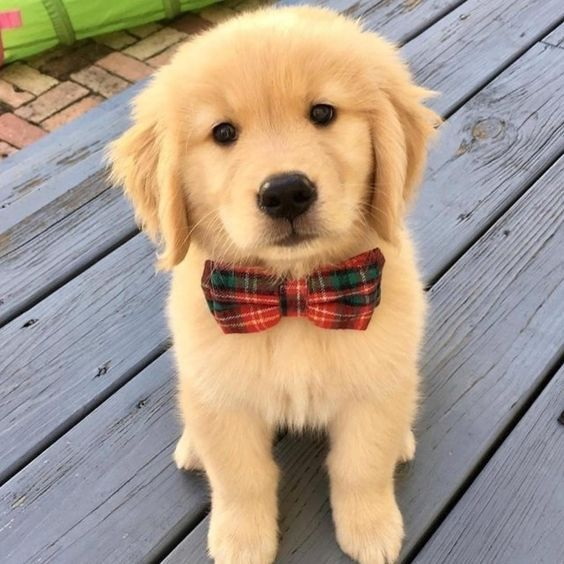
#> input picture Numpy-4/dog.jpeg, 564 x 564 px, found by its file name
$ jupyter execute --allow-errors Numpy-4.ipynb
#> lines starting #> are read from the running program, lines starting #| are printed output that depends on the picture
[cell 1]
print("Welcome to Numpy-4")

[cell 2]
import numpy as np

[cell 3]
a=np.arange(1,5)
print(a)

[cell 4]
b=a.reshape((2,2))
print(b)

[cell 5]
a[0]=100
print(a)

[cell 6]
print(b)

[cell 7]
np.shares_memory(a,b)

[cell 8]
b[0,1]=200
print(b)

[cell 9]
print(a)

[cell 10]
a=np.arange(1,5)
print(a)

c=a+2
print(c)

[cell 11]
a[0]=100
print(a)

[cell 12]
print(c)

[cell 13]
np.shares_memory(a,c)

[cell 14]
a=np.arange(1,5)
print(a)

[cell 15]
b=a*1

[cell 16]
print(b)

[cell 17]
a[0]=100
print(a)
print(b)

[cell 18]
a=np.arange(1,10).reshape((1,9))
print(a)
b=a[:,::2]
print(b)

[cell 19]
np.shares_memory(a,b)

[cell 20]
a.copy()

[cell 21]
a=np.arange(1,10).reshape((1,9))
print(a)
b=a
print(b)

[cell 22]
a[0]=100
print(a)
print(b)

[cell 23]
a=np.arange(1,10)
print(a)

[cell 24]
b=np.split(a,3)
b

[cell 25]
a[0]=99
print(a)
print(b)

[cell 26]
a=np.arange(1,10)
print(a)
b

[cell 27]
a = np.arange(1,11)
print(a)
b=np.split(a,2)
a = a*2
print(a)
print(b)

[cell 28]
np.shares_memory(a,b)

[cell 29]
a = np.arange(1,11)
b = np.split(a, 2)
np.shares_memory(a, b)

[cell 30]
a=np.arange(1,25).reshape((2,3,4))
print(a)

[cell 31]
a[0]

[cell 32]
a[0][1][1]

[cell 33]
a[0,1,1]

[cell 34]
a[0,2,::2]

[cell 35]
a[0,2]

[cell 36]
a=np.arange(1,10).reshape((3,3))
print(a)

[cell 37]
a[::2,::2]

[cell 38]
a

#> (a cell that did not finish here is left out)

#> (a cell that did not finish here is left out)

[cell 41]
a=np.arange(1,28).reshape((3,3,3))
print(a)

[cell 42]
a[:,:,1]

[cell 43]
a[::2,::2,::2]

[cell 44]
a.flatten()

[cell 45]
np.sum(a)

[cell 46]
import matplotlib.pyplot as plt
img=plt.imread("/Users/nikhilsanghi/Downloads/dsml-course-main-live/batches/dsml-june22-intermediate/Common Core/Numpy/Dataset/dog.jpeg")
#> img is the input picture: shape (564, 564, 3); mean R, G, B 170.3, 153.9, 137.6
plt.imshow(img)

[cell 47]
img

[cell 48]
img.shape
#> Out = (564, 564, 3)

[cell 49]
img_r=img.copy()
img_r[:,:,(1,2)]=0
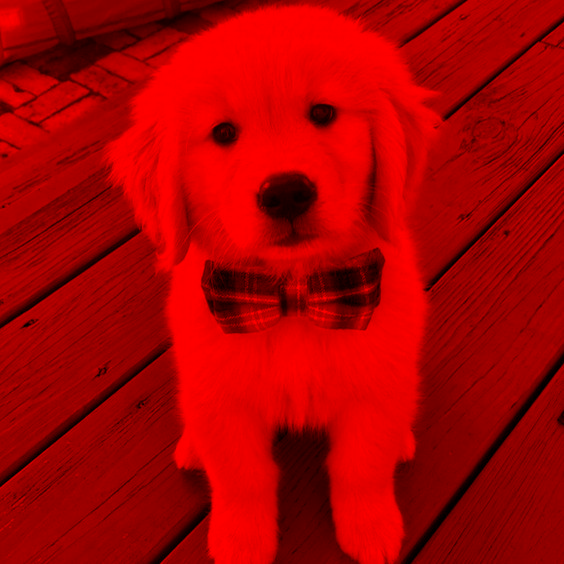
#> img_r: shape (564, 564, 3); mean R, G, B 170.3, 0, 0
plt.imshow(img_r)

[cell 50]
img_r=img.copy()
# img_r[:,:,0]
plt.imshow(img_r[:,:,0],cmap="gray")
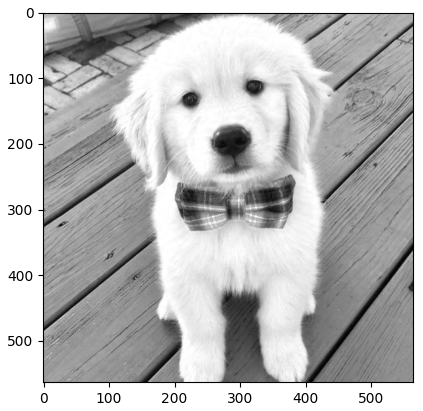
#> figure drawn by matplotlib, 1 panel

[cell 51]
img_g=img.copy()
img_g[:,:,(0,2)]=0
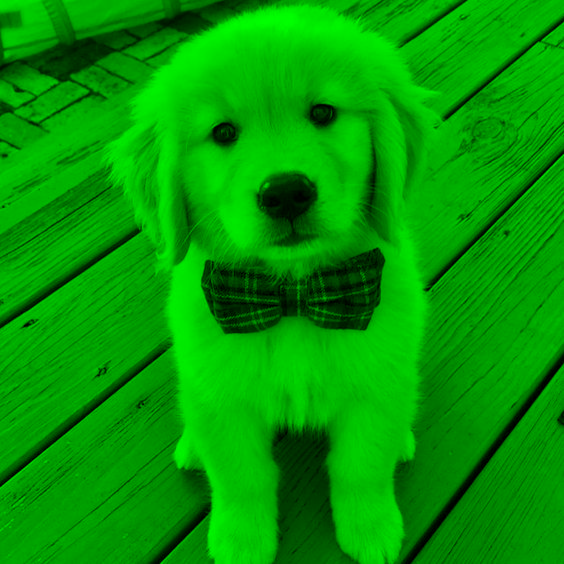
#> img_g: shape (564, 564, 3); mean R, G, B 0, 153.9, 0
plt.imshow(img_g)

[cell 52]
img_b=img.copy()
img_b[:,:,(0,1)]=0
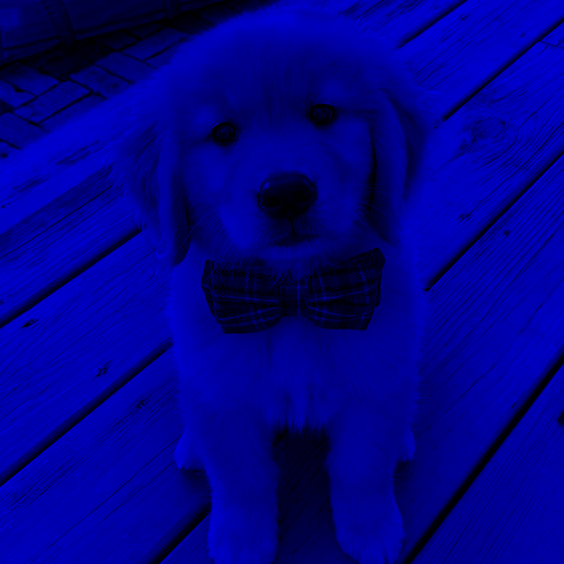
#> img_b: shape (564, 564, 3); mean R, G, B 0, 0, 137.6
plt.imshow(img_b)

[cell 53]
plt.imshow(np.rot90(img))
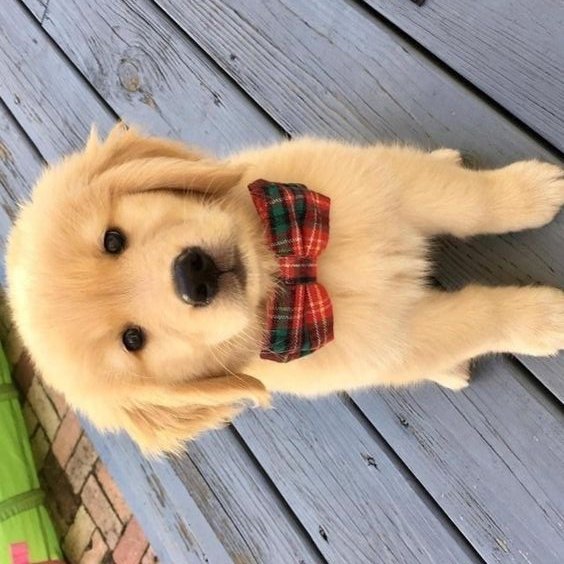
#> shown: shape (564, 564, 3); mean R, G, B 170.3, 153.9, 137.6

[cell 54]
plt.imshow(img[::-1,:,:])
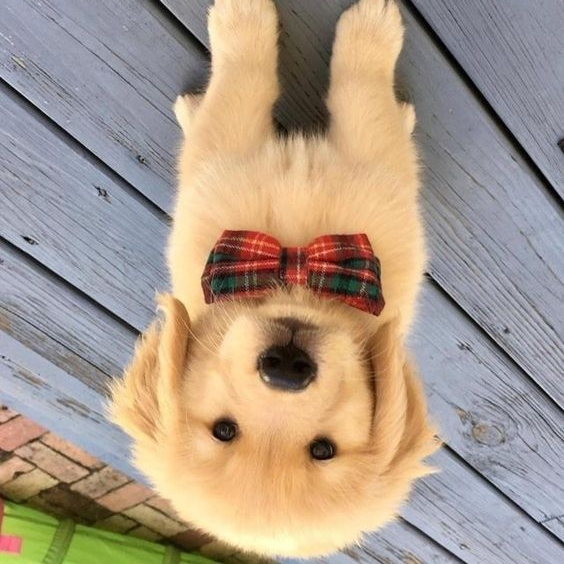
#> shown: shape (564, 564, 3); mean R, G, B 170.3, 153.9, 137.6

[cell 55]
plt.imshow(img)

[cell 56]
plt.imshow(img[:270,100:410,:])
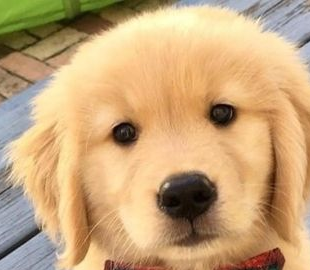
#> shown: shape (270, 310, 3); mean R, G, B 200.1, 165.7, 121.5

[cell 57]
plt.imshow(img[::2,::2,:])

[cell 58]
plt.imshow(np.tile(img,(2,2,1)))
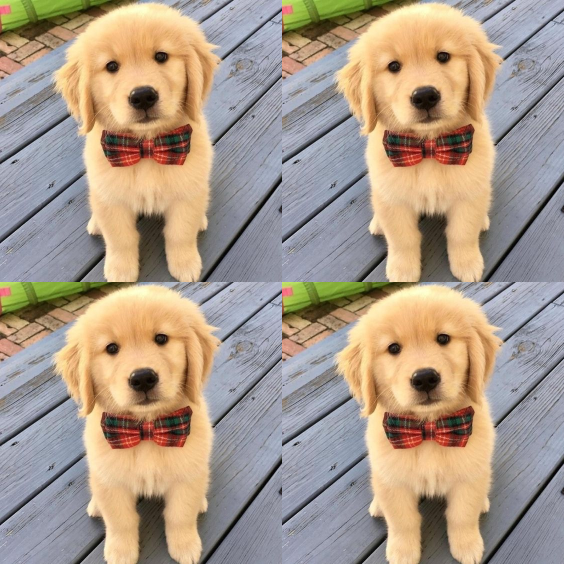
#> shown: shape (1128, 1128, 3) (shown at 1/2 size); mean R, G, B 170.3, 153.9, 137.6

[cell 59]
img_masked=np.where(img>150,255,0)
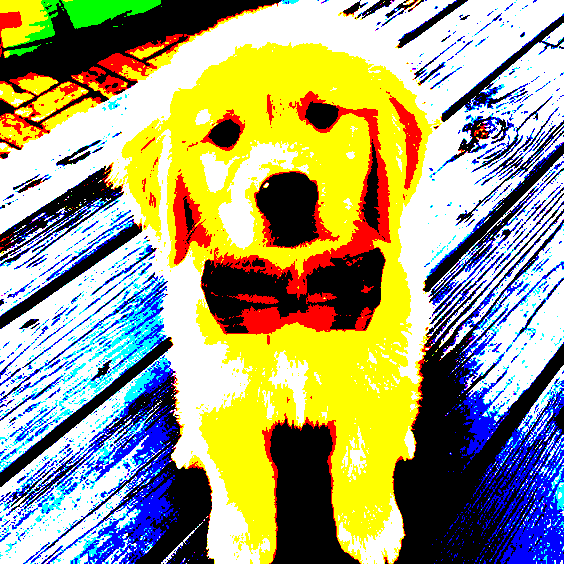
#> img_masked: shape (564, 564, 3) int64; mean R, G, B 162.1, 159.6, 121.6
plt.imshow(img_masked)

[cell 60]
img_negative=255-img
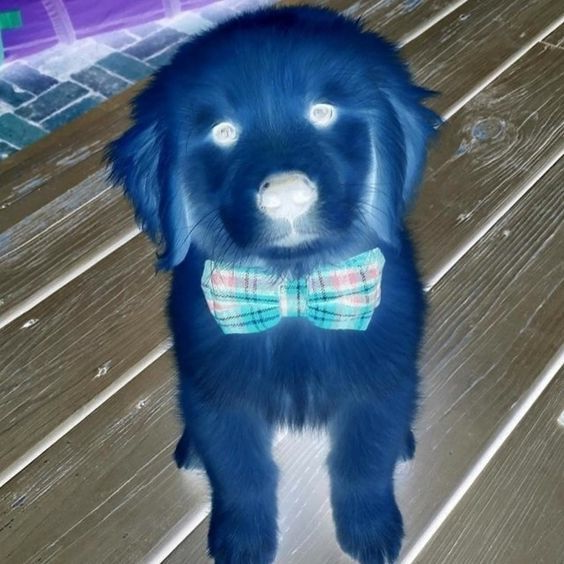
#> img_negative: shape (564, 564, 3); mean R, G, B 84.7, 101.1, 117.4
plt.imshow(img_negative)

[cell 61]
img

[cell 62]
img[0]
#> Out = 564 rows, first 8: [203, 227, 115], [202, 226, 114], [200, 224, 110], [198, 222, 108], [195, 222, 107], [195, 222, 107], [194, 223, 105], [194, 223, 105]
